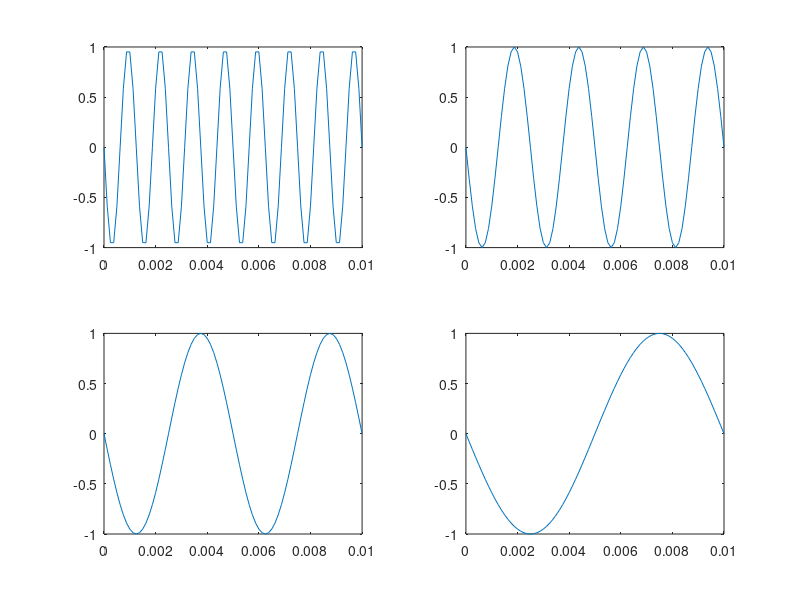

The MATLAB source for this figure:
%Cheng Fei 400228518&Yichen Lu 400247938
clc;clear;
% Use sinusoid frequency f = 300 Hz
f1 = 7200;
f2 = 7600;
f3 = 7800;
f4 = 7900;
%
% Sampling frequency and interval
fs = 8000;
Ts = 1/fs;
%
% Set time duration of plot, i.e., 10 msec.
tfinalplot = 10e-3;
%
% Make the time vector for the plot
nplot=0:Ts:tfinalplot;
%
% Make the time vector for replayed sound spurt
% Play the spurt for 2 seconds
tfinal = 2;
nsound=0:Ts:tfinal;
%
% Sample the sinusoid.
xnT1 = sin(2*pi*f1*nsound);
xnT2 = sin(2*pi*f2*nsound);
xnT3 = sin(2*pi*f3*nsound);
xnT4 = sin(2*pi*f4*nsound);
%
% Make the plot
hold on
%suptitle('Lab 3 Question 3 Cheng Fei 400228518&Yichen Lu 400247938');
subplot(2,2,1)
plot(nplot, xnT1(1:length(nplot)));
subplot(2,2,2)
plot(nplot, xnT2(1:length(nplot)));
subplot(2,2,3)
plot(nplot, xnT3(1:length(nplot)));
subplot(2,2,4)
plot(nplot, xnT4(1:length(nplot)));
hold off
%
% Save xnT as a wav sound file, soundfile.wav.
audiowrite('Lab3_Q3_1.wav', xnT1, fs);
audiowrite('Lab3_Q3_2.wav', xnT2, fs);
audiowrite('Lab3_Q3_3.wav', xnT3, fs);
audiowrite('Lab3_Q3_4.wav', xnT4, fs);
%
% Uncomment/edit this next line to save the graph.
saveas(gcf, 'Lab3_Q3.jpg');
%